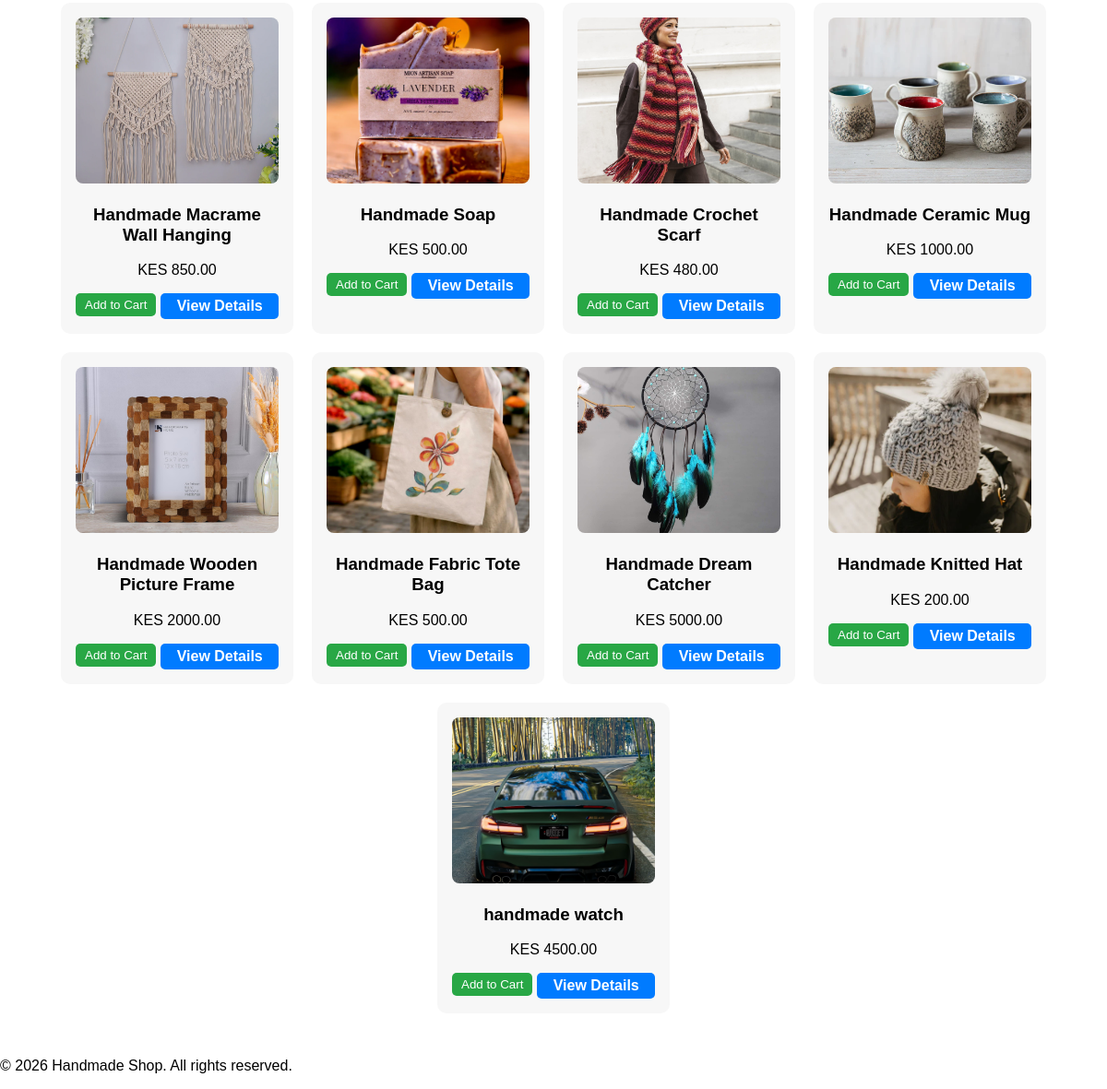
Page /shop/ (lower part) on the earlier database version.
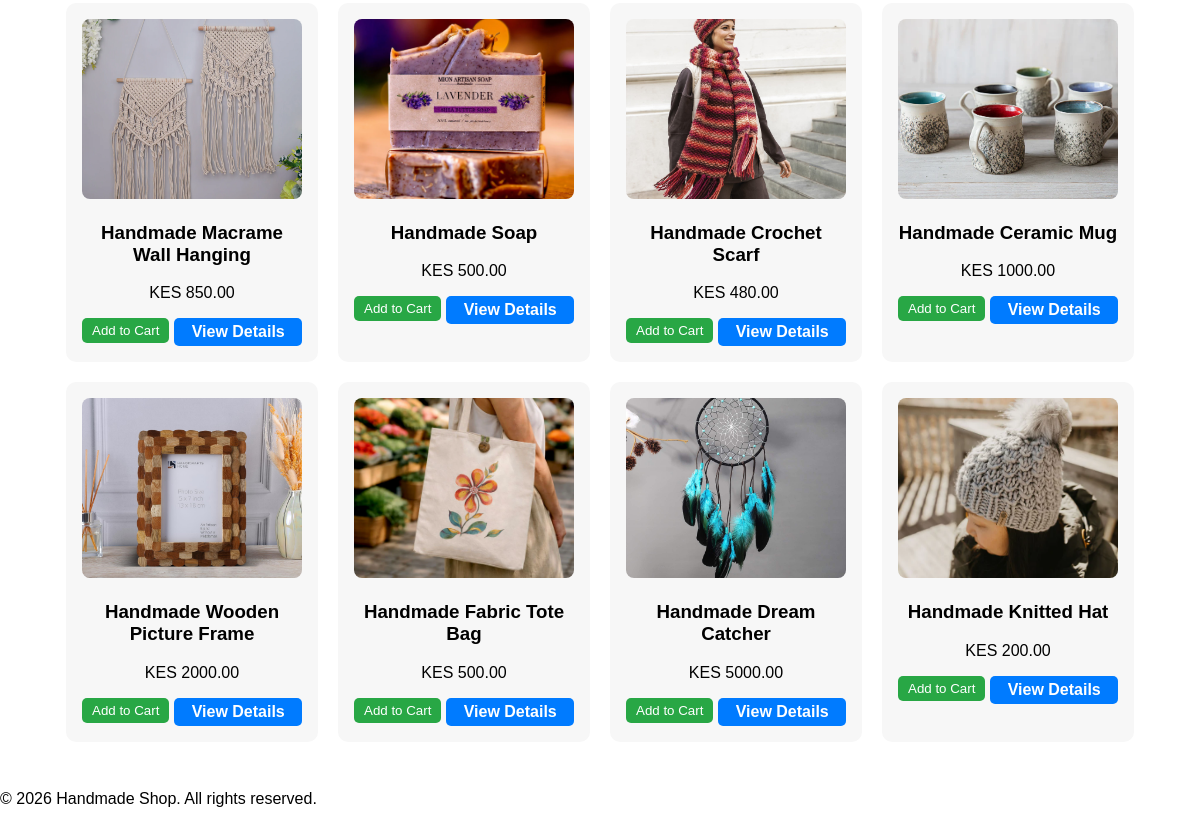
Same page on the later database version.
### products/models.py (models this page shows, shortened)
class Product(models.Model):
    name = models.CharField(max_length=200)
    description = models.TextField()
    price = models.DecimalField(max_digits=10, decimal_places=2)
    image = models.ImageField(upload_to='products/')
    artist = models.ForeignKey('Artist', on_delete=models.CASCADE, related_name='products')
    is_featured = models.BooleanField(default=False)

### products/views.py (the view)
# urls.py: path('shop/', views.shop, name='shop'),  # Shop page
def shop(request):
    query = request.GET.get('q')
    if query:
        products = Product.objects.filter(name__icontains=query)
    else:
        products = Product.objects.all()
    return render(request, 'products/product_list.html', {'products': products})

### products/context_processors.py (called while the page is built)
def cart_items_count(request):
    cart = request.session.get('cart', {})
    total_item = sum(cart.values())
    return {'cart_items_count': total_item}

### products/templates/products/product_list.html (shortened to what this page needs)
{% extends 'base.html' %}
{% block content %}
<div class="product-grid">
    {% for product in products %}
    <div class="product-card">
        <img src="{{ product.image.url }}" alt="{{ product.name }}">
        <h3>{{ product.name }}</h3>
        <p>KES {{ product.price }}</p>
        <div class="product-actions">
            <form method="POST" action="{% url 'add_to_cart' product.id %}">
            <button class="add-to-cart" data-product-id="{{ product.id }}">Add to Cart</button>
            </form>
            <a href="{% url 'product_detail' product.id %}" class="btn view-details">View Details</a>
        </div>
    </div>
    {%empty%}
    <p style="text-align:center;">No products found.</p>
    {% endfor %}
</div>
{% endblock %}

Differences in the rows shown:
removed Product: image (picture), name "handmade watch", price "4500.00"
